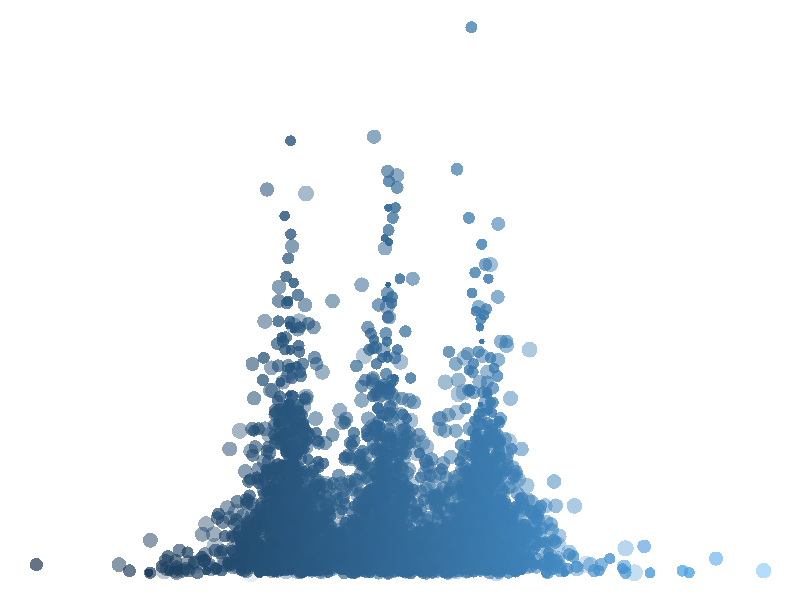
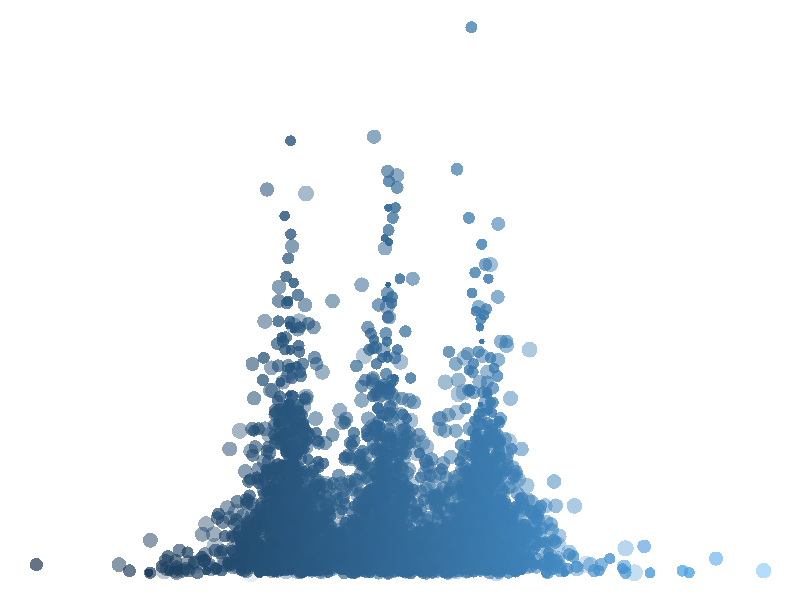

Recreate these plots in R, in order.
######################
# TRIPLE NESTED LOOP #
######################
set.seed(1)

## Libraries ----
library(dplyr)
library(purrr)
library(tidyr)
library(ggplot2)

## Set up ----
# Levels
# Feature Set
## Trial Number
## Raw Data

# Features
## coefficient
## standard deviation

# Plot
## x - coefficient
## y - number of observations
## color - coefficient
## size - sd
## alpha - sd

## Create data ----
coefs <- c(-5, 0, 5)
sds <- rbeta(n = 50, 2, 3) * 50

df <- expand.grid(coefs = coefs,
                  sds = sds)

df$trials <- sample(seq(15, 25), nrow(df), replace = TRUE)

n_obs_function <- function(trials, ...) { # Note, must have ...
  tibble(n_obs = round(rexp(n = trials, rate = 1/30) + 5))
}

df <- tibble(df) %>%
  mutate(n_obs = pmap(., n_obs_function))

create_data <- function(coefs, sds, n_obs, ...) {
  #print(as.list(match.call()))
  df <- n_obs %>%
    pmap(create_data_sub, coefs = coefs, sds = sds)
}

create_data_sub <- function(coefs, sds, n_obs, ...) {
  #print(as.list(match.call()))
  x <- runif(n_obs, 0, 10)
  y <- x * coefs + rnorm(n_obs, 0, sds)
  
  new_df <- tibble(x = x,
                   y = y)
}

df <- df %>%
  pmap(create_data)

## Create Models ----
lm_function <- function(df) {
  lm(y ~ x, data = df)
}

df <- df %>%
  map_depth(2, lm_function)

n_obs_function <- function(lm_model) {
  nobs(lm_model)
}

coef_function <- function(lm_model) {
  coefficients(lm_model)[[2]]
}

sigma_function <- function(lm_model) {
  summary(lm_model)$sigma
}

df_n_obs <- df %>%
  map_depth(2, n_obs_function) %>%
  tibble() %>%
  unnest(cols = c(.)) %>%
  rename(n_obs = 1)

df_coef <- df %>%
  map_depth(2, coef_function) %>%
  tibble() %>%
  unnest(cols = c(.)) %>%
  rename(coef = 1)

df_sigma <- df %>%
  map_depth(2, sigma_function) %>%
  tibble() %>%
  unnest(cols = c(.)) %>%
  rename(sigma = 1)

df <- cbind(df_n_obs,
             df_coef,
             df_sigma) %>%
  mutate_all(as.numeric)

# Plot ----
## x - coefficient
## y - number of observations
## color - coefficient
## size - sd
## alpha - sd

ggplot(data = df,
       aes(x = coef,
           y = n_obs,
           col = coef,
           size = sigma,
           alpha = (1 - (sigma/100)))) +
  geom_point(shape = 16) + 
  theme_void() +
  theme(legend.position = "none") 
ggsave("JAN_01.png",
       width = 5,
       height = 8,
       units = "in")
